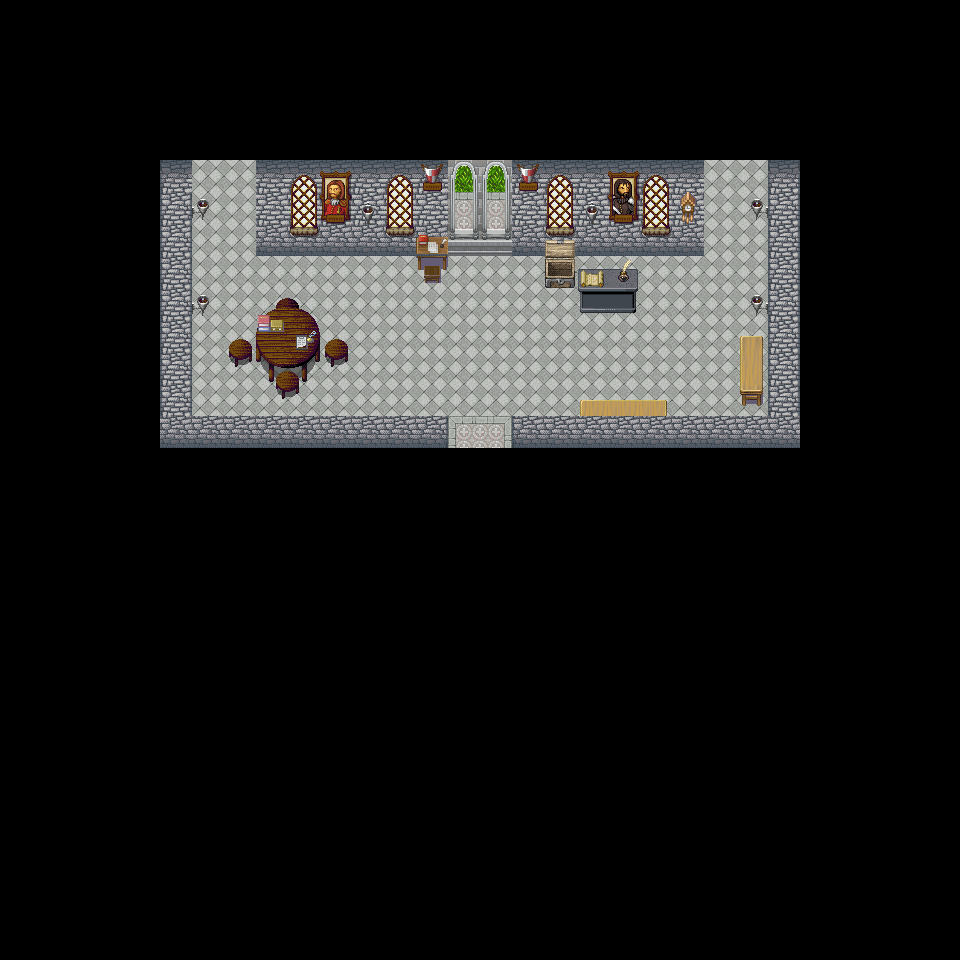

Tiled map render using the project's own tile images. Description and the map definition, with tile-layer contents summarised, below:
An orthogonal 30x30 tile map with 32x32 px tiles, 12 tile layers (Terrain1, Terrain2, Terrain3, Escenario, ...), 6 tilesets and 16 objects (NPCPlayer, clavLevelEntity).

<map version="1.0" orientation="orthogonal" renderorder="right-down" width="30" height="30" tilewidth="32" tileheight="32" backgroundcolor="#000000" nextobjectid="82">
 <properties>
  <property name="z" value="0" />
 </properties>
 <tileset firstgid="1" name="building_interior_objects_01" tilewidth="32" tileheight="32">
  <image source="tileset/building_interior_objects_01.png" width="512" height="512" />
 </tileset>
 <tileset firstgid="257" name="mountain_house_interior" tilewidth="32" tileheight="32">
  <image source="tileset/mountain_house_interior.png" width="512" height="512" />
 </tileset>
 <tileset firstgid="513" name="Inq XP MI- Medieval Indoors" tilewidth="32" tileheight="32">
  <image source="tileset/Inq XP MI- Medieval Indoors.png" width="256" height="8704" />
 </tileset>
 <tileset firstgid="2689" name="supertileset" tilewidth="32" tileheight="32">
  <image source="tileset/supertileset.png" width="256" height="29000" />
 </tileset>
 <tileset firstgid="9937" name="tilemap" tilewidth="32" tileheight="32">
  <image source="tileset/tilemap.png" width="512" height="544" />
 </tileset>
 <tileset firstgid="10209" name="tileset_1_rpgmaker_xp_by_mataraelfay-d4hnete" tilewidth="32" tileheight="32">
  <image source="tileset/tileset_1_rpgmaker_xp_by_mataraelfay-d4hnete.png" width="256" height="6000" />
 </tileset>
 <layer name="Terrain1" width="30" height="30">
  <properties>
   <property name="z" value="1" />
  </properties>
  <data>[900 cells, 132 non-empty, 6 distinct tile ids]</data>
 </layer>
 <layer name="Terrain2" width="30" height="30">
  <properties>
   <property name="z" value="1.5" />
  </properties>
  <data>[900 cells, 70 non-empty, 8 distinct tile ids]</data>
 </layer>
 <layer name="Terrain3" width="30" height="30">
  <properties>
   <property name="z" value="2" />
  </properties>
  <data>[900 cells, 0 non-empty, 0 distinct tile ids]</data>
 </layer>
 <layer name="Escenario" width="30" height="30">
  <properties>
   <property name="z" value="3" />
  </properties>
  <data>[900 cells, 39 non-empty, 27 distinct tile ids]</data>
 </layer>
 <layer name="Escenario2" width="30" height="30">
  <properties>
   <property name="z" value="4" />
  </properties>
  <data>[900 cells, 1 non-empty, 1 distinct tile ids]</data>
 </layer>
 <layer name="Terrain4" width="30" height="30">
  <properties>
   <property name="z" value="5" />
  </properties>
  <data>[900 cells, 0 non-empty, 0 distinct tile ids]</data>
 </layer>
 <objectgroup color="#ff0000" name="NPCs">
  <properties>
   <property name="z" value="6" />
  </properties>
  <object id="80" name="NPCPlayer" x="608" y="256" width="32" height="31">
   <properties>
    <property name="nombre" value="franco" />
   </properties>
  </object>
 </objectgroup>
 <layer name="Techo" width="30" height="30">
  <properties>
   <property name="z" value="7" />
  </properties>
  <data>[900 cells, 0 non-empty, 0 distinct tile ids]</data>
 </layer>
 <layer name="Terrain5" width="30" height="30">
  <properties>
   <property name="z" value="8" />
  </properties>
  <data>[900 cells, 0 non-empty, 0 distinct tile ids]</data>
 </layer>
 <layer name="Techo2" width="30" height="30">
  <properties>
   <property name="z" value="9" />
  </properties>
  <data>[900 cells, 0 non-empty, 0 distinct tile ids]</data>
 </layer>
 <layer name="Escenario3" width="30" height="30">
  <properties>
   <property name="z" value="10" />
  </properties>
  <data>[900 cells, 2 non-empty, 2 distinct tile ids]</data>
 </layer>
 <layer name="Escenario4" width="30" height="30">
  <properties>
   <property name="z" value="11" />
  </properties>
  <data>[900 cells, 25 non-empty, 21 distinct tile ids]</data>
 </layer>
 <layer name="Escenario5" width="30" height="30">
  <properties>
   <property name="z" value="12" />
  </properties>
  <data>[900 cells, 0 non-empty, 0 distinct tile ids]</data>
 </layer>
 <objectgroup color="#02faea" name="Triggers">
  <object id="65" name="clavLevelEntity" x="448" y="416" width="64" height="32">
   <properties>
    <property name="duration" value="250" />
    <property name="fade" value="#000000" />
    <property name="spawn" value="out_escuela" />
    <property name="to" value="ciudad" />
   </properties>
  </object>
 </objectgroup>
 <objectgroup name="collision">
  <object id="67" x="160" y="160" width="32" height="288" />
  <object id="68" x="192" y="416" width="256" height="32" />
  <object id="69" x="512" y="416" width="288" height="32" />
  <object id="70" x="768" y="160" width="32" height="256" />
  <object id="71" x="256" y="160" width="192" height="96" />
  <object id="72" x="448" y="160" width="64" height="64" />
  <object id="73" x="512" y="160" width="192" height="96" />
  <object id="74" x="544" y="256" width="32" height="32" />
  <object id="75" x="576" y="288" width="64" height="32" />
  <object id="77" x="255.333" y="307.333" width="64" height="74" />
  <object id="78" x="704" y="160" width="64" height="32" />
  <object id="79" x="192" y="160" width="64" height="32" />
  <object id="81" x="736" y="352" width="32" height="64" />
 </objectgroup>
 <objectgroup color="#ffd100" name="Spawns">
  <object id="63" x="448" y="384" width="32" height="32">
   <properties>
    <property name="direction" value="run-down" />
    <property name="spawn" value="in" />
   </properties>
  </object>
 </objectgroup>
</map>
